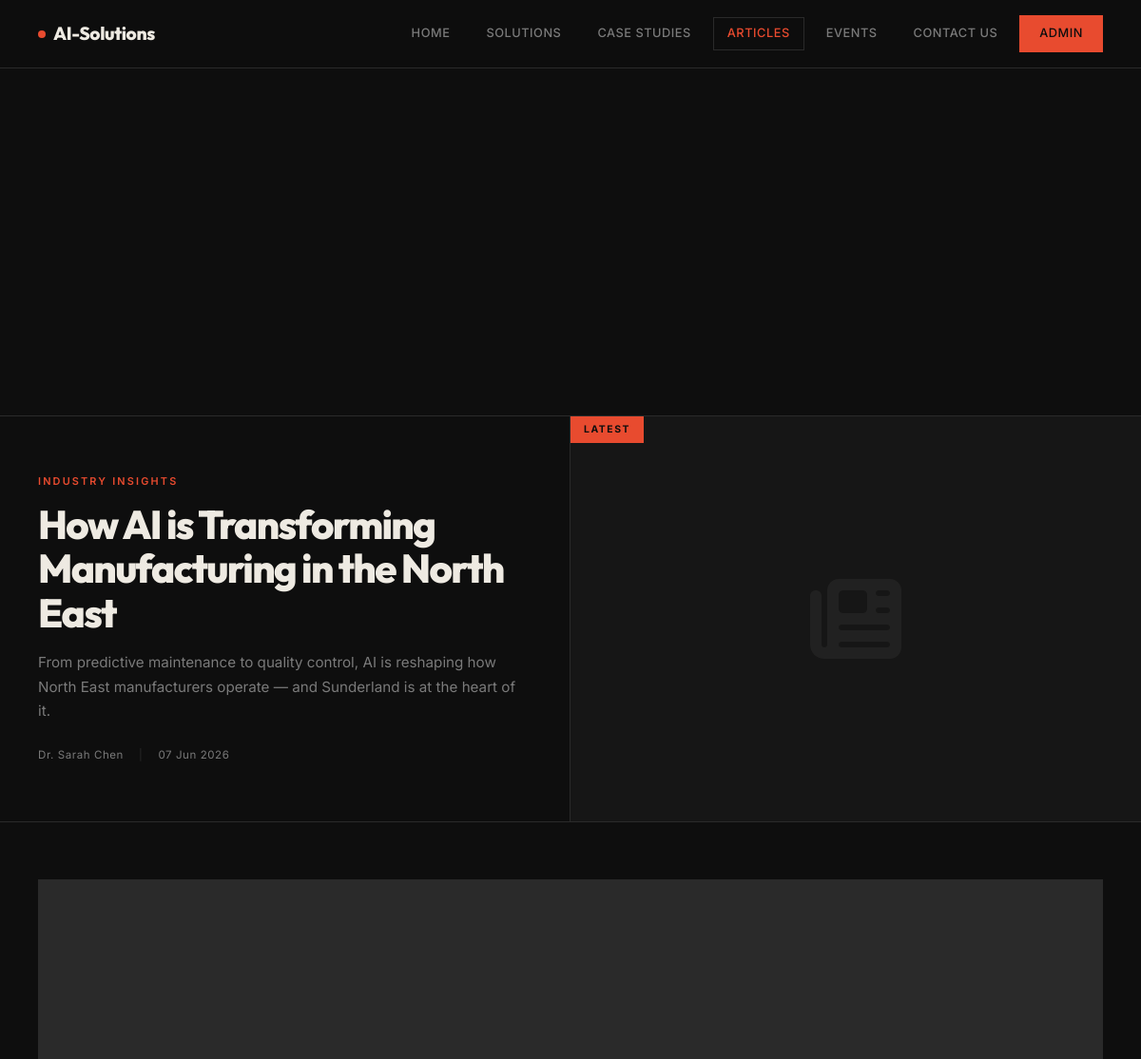
/articles (upper part), run on an earlier commit of the app's database.
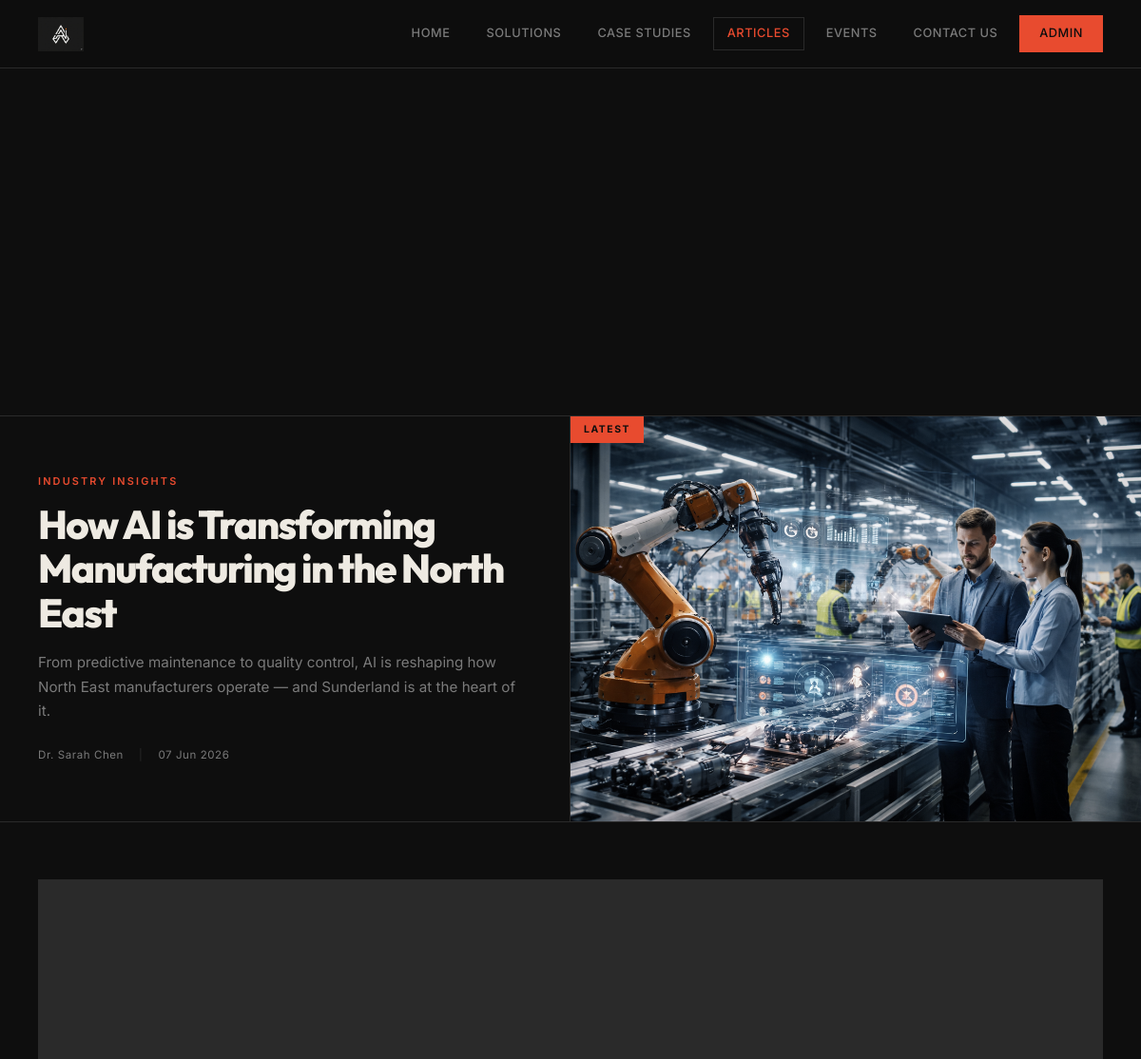
And on a later commit of the database.
### models.py (models this page shows)
class SiteSettings(db.Model):
    __tablename__ = 'site_settings'
    id = db.Column(db.Integer, primary_key=True)
    company_logo = db.Column(db.String(300), nullable=True)
    company_name = db.Column(db.String(200), default='AI-Solutions')
    tagline = db.Column(db.String(500))
    address = db.Column(db.String(300))
    email = db.Column(db.String(120))
    phone = db.Column(db.String(50))
    linkedin_url = db.Column(db.String(300), nullable=True)
    twitter_url = db.Column(db.String(300), nullable=True)
    facebook_url = db.Column(db.String(300), nullable=True)
    instagram_url = db.Column(db.String(300), nullable=True)
    github_url = db.Column(db.String(300), nullable=True)

class Article(db.Model):
    __tablename__ = 'article'
    id = db.Column(db.Integer, primary_key=True)
    title = db.Column(db.String(200), nullable=False)
    excerpt = db.Column(db.String(500))
    body = db.Column(db.Text)
    category = db.Column(db.String(100))
    cover_image = db.Column(db.String(300), nullable=True)
    author = db.Column(db.String(100), default='AI-Solutions Team')
    published_at = db.Column(db.DateTime, default=datetime.utcnow)
    is_published = db.Column(db.Boolean, default=True)

### app.py (the view)
@app.route('/articles')
def articles():
    articles = Article.query.filter_by(is_published=True).order_by(desc(Article.published_at)).all()
    return render_template('articles.html', articles=articles)

### app.py (called while the page is built)
@app.context_processor
def inject_settings():
    settings = db.session.get(SiteSettings, 1)
    if not settings:
        settings = SiteSettings(id=1, company_name='AI-Solutions')
    return dict(settings=settings)

### templates/articles.html (shortened to what this page needs)
{% extends "base.html" %}
{% block content %}
<div class="page-hero">
</div>
{% if articles %}
{% set feat = articles[0] %}
<div style="border-bottom:1px solid var(--bdr);">
  <div style="max-width:1280px; margin:0 auto;">
    <a href="{{ url_for('article_detail', id=feat.id) }}" style="display:grid; grid-template-columns:1fr 1fr; text-decoration:none; min-height:400px;">
      <div style="padding:60px 40px; display:flex; flex-direction:column; justify-content:flex-end; border-right:1px solid var(--bdr);">
        <div style="margin-top:auto;">
          {% if feat.category %}<div class="article-category" style="margin-bottom:14px;">{{ feat.category }}</div>{% endif %}
          <h2 style="font-family:var(--font-display); font-size:clamp(1.8rem,3.5vw,2.8rem); font-weight:800; letter-spacing:-0.04em; line-height:1.1; color:var(--fg); margin-bottom:16px;">{{ feat.title }}</h2>
          {% if feat.excerpt %}<p style="font-size:0.95rem; color:var(--muted); line-height:1.7; margin-bottom:24px;">{{ feat.excerpt }}</p>{% endif %}
          <div style="display:flex; align-items:center; gap:16px; font-size:0.72rem; color:var(--muted); letter-spacing:0.05em;">
            <span>{{ feat.author }}</span>
            <span style="color:var(--bdr)">|</span>
            <span>{{ feat.published_at.strftime('%d %b %Y') }}</span>
          </div>
        </div>
      </div>
      <div style="overflow:hidden; position:relative; min-height:400px;">
        {% if feat.cover_image %}
          <img src="{{ url_for('static', filename=feat.cover_image) }}" alt="{{ feat.title }}"
               style="width:100%; height:100%; object-fit:cover; position:absolute; inset:0; filter:grayscale(20%);">
        {% else %}
          <div style="width:100%; height:100%; background:var(--sur); display:flex; align-items:center; justify-content:center; position:absolute; inset:0;">
            <i class="fas fa-newspaper" style="font-size:6rem; color:var(--fg); opacity:0.05;"></i>
          </div>
        {% endif %}
        <div style="position:absolute; top:0; left:0; background:var(--acc); color:var(--bg); font-size:0.65rem; font-weight:700; letter-spacing:0.15em; text-transform:uppercase; padding:6px 14px;">
          Latest
        </div>
      </div>
    </a>
  </div>
</div>
{% if articles|length > 1 %}
<div style="max-width:1280px; margin:0 auto; padding:60px 40px;">
  <div class="grid-3">
  </div>
</div>
{% endif %}
{% else %}
<div style="max-width:1280px; margin:0 auto; padding:100px 40px; text-align:center; color:var(--muted);">
  <i class="fas fa-newspaper" style="font-size:3rem; opacity:0.2; display:block; margin-bottom:16px;"></i>
  <p>No articles published yet.</p>
</div>
{% endif %}
{% endblock %}

### templates/base.html (shortened to what this page needs)
<!DOCTYPE html>
<html lang="en">
<head>
  <link rel="stylesheet" href="https://cdnjs.cloudflare.com/ajax/libs/font-awesome/6.5.0/css/all.min.css">
  <link rel="stylesheet" href="{{ url_for('static', filename='css/style.css') }}">
</head>
<body>
<nav class="navbar">
  <a href="{{ url_for('index') }}" class="nav-logo">
    {% if settings and settings.company_logo %}
      <img src="{{ url_for('static', filename=settings.company_logo) }}" alt="{{ settings.company_name }}">
    {% else %}
      <span class="logo-dot"></span>
      <span>{{ settings.company_name if settings else 'AI-Solutions' }}</span>
    {% endif %}
  </a>
  <div class="nav-links" id="nav-links">
    <a href="{{ url_for('index') }}" class="{{ 'active' if request.endpoint == 'index' }}">Home</a>
    <a href="{{ url_for('solutions') }}" class="{{ 'active' if request.endpoint == 'solutions' }}">Solutions</a>
    <a href="{{ url_for('case_studies') }}" class="{{ 'active' if request.endpoint == 'case_studies' }}">Case Studies</a>
    <a href="{{ url_for('articles') }}" class="{{ 'active' if request.endpoint in ['articles','article_detail'] }}">Articles</a>
    <a href="{{ url_for('events') }}" class="{{ 'active' if request.endpoint == 'events' }}">Events</a>
    <a href="{{ url_for('contact') }}" class="{{ 'active' if request.endpoint == 'contact' }}">Contact Us</a>
    <a href="{{ url_for('admin_login') }}" class="nav-cta">Admin</a>
  </div>
</nav>
<div class="page-wrapper">
  {% block content %}{% endblock %}
</div>
</body>
</html>

What changed in the data, as far as the page shows it:
changed SiteSettings: company_logo: picture added; company_name "AI-Solutions" → (not shown)
changed Article "How AI is Transforming Manufacturing in the North East": cover_image: picture added
